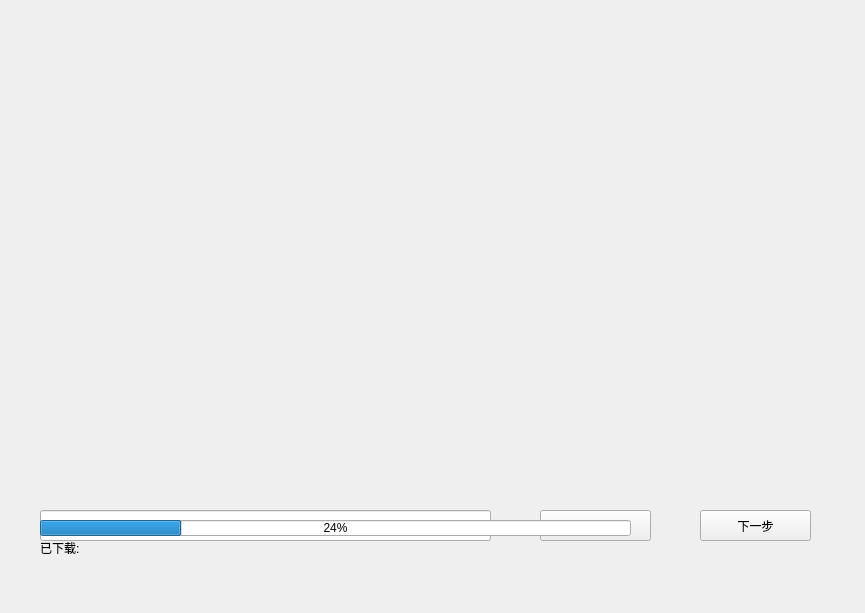
<?xml version="1.0" encoding="UTF-8"?>
<ui version="4.0">
 <class>MainWindow</class>
 <widget class="QMainWindow" name="MainWindow">
  <property name="geometry">
   <rect>
    <x>0</x>
    <y>0</y>
    <width>865</width>
    <height>613</height>
   </rect>
  </property>
  <property name="windowTitle">
   <string>MainWindow</string>
  </property>
  <widget class="QWidget" name="centralwidget">
   <widget class="QPushButton" name="loadPathButton">
    <property name="geometry">
     <rect>
      <x>540</x>
      <y>510</y>
      <width>111</width>
      <height>31</height>
     </rect>
    </property>
    <property name="text">
     <string>选择路径</string>
    </property>
   </widget>
   <widget class="QLineEdit" name="installPathEdit">
    <property name="geometry">
     <rect>
      <x>40</x>
      <y>510</y>
      <width>451</width>
      <height>31</height>
     </rect>
    </property>
   </widget>
   <widget class="QLabel" name="bgImageLabel">
    <property name="geometry">
     <rect>
      <x>-10</x>
      <y>-10</y>
      <width>921</width>
      <height>701</height>
     </rect>
    </property>
    <property name="text">
     <string/>
    </property>
   </widget>
   <widget class="QPushButton" name="nextStepButton">
    <property name="geometry">
     <rect>
      <x>700</x>
      <y>510</y>
      <width>111</width>
      <height>31</height>
     </rect>
    </property>
    <property name="text">
     <string>下一步</string>
    </property>
   </widget>
   <widget class="QProgressBar" name="progressBar">
    <property name="geometry">
     <rect>
      <x>40</x>
      <y>520</y>
      <width>591</width>
      <height>16</height>
     </rect>
    </property>
    <property name="minimumSize">
     <size>
      <width>0</width>
      <height>16</height>
     </size>
    </property>
    <property name="maximumSize">
     <size>
      <width>16777215</width>
      <height>16</height>
     </size>
    </property>
    <property name="value">
     <number>24</number>
    </property>
   </widget>
   <widget class="QLabel" name="progressLabel">
    <property name="geometry">
     <rect>
      <x>40</x>
      <y>540</y>
      <width>191</width>
      <height>16</height>
     </rect>
    </property>
    <property name="text">
     <string>已下载: </string>
    </property>
   </widget>
   <zorder>bgImageLabel</zorder>
   <zorder>installPathEdit</zorder>
   <zorder>loadPathButton</zorder>
   <zorder>nextStepButton</zorder>
   <zorder>progressBar</zorder>
   <zorder>progressLabel</zorder>
  </widget>
 </widget>
 <resources/>
 <connections/>
</ui>
